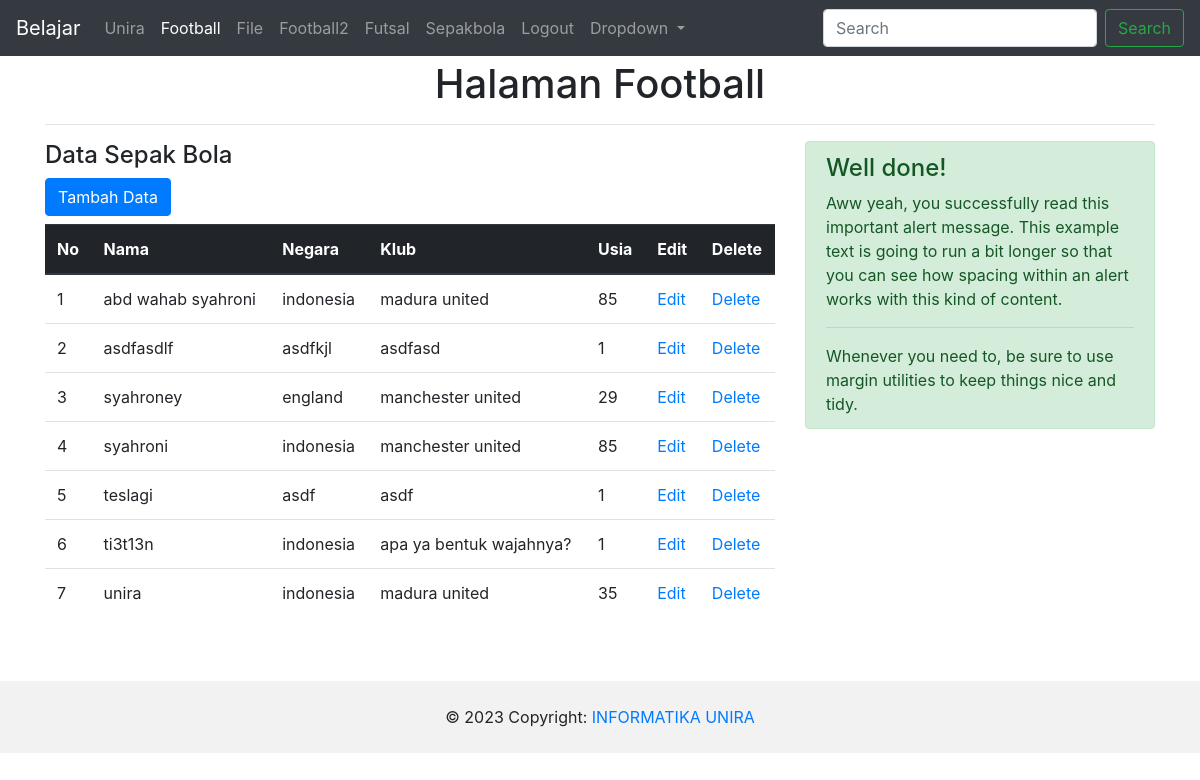
The page /admin.php?menu=football (signed in) on the database its author committed.
### tables this page shows
CREATE TABLE `footballer` (
  `id_footballer` int(11) NOT NULL,
  `nama` varchar(75) NOT NULL,
  `negara` varchar(50) NOT NULL,
  `klub` varchar(50) NOT NULL,
  `usia` int(3) NOT NULL
);

### page/football/football.php (the view, shortened to what this page needs)
<?php
include "koneksi.php";
$action=isset($_GET['submenu'])? $_GET['submenu'] :'';
switch($action){
default:
?>
<h1 class="text-center" style="margin-top:60px;"> Halaman Football</h1>
<hr/>
<div class="row">
	<div class="col-sm-8">
	  <h4>Data Sepak Bola</h4>
	  <a href="?menu=football&submenu=tambah" class="btn btn-primary mb-2">Tambah Data</a>
	 <div class="table-responsive ">
	 <table class="table table-hover">
	  <thead class="thead-dark">
		<tr>
			<th>No</th>
			<th>Nama</th>
			<th>Negara</th>
			<th>Klub</th>
			<th>Usia</th>
			<th>Edit</th>
			<th>Delete</th>
		</tr>
	  </thead>
	  <tbody>
	<?php
	$query=mysqli_query($koneksi, "SELECT * FROM footballer ORDER BY nama asc");
	$no=1;
	while($d=mysqli_fetch_assoc($query)){
	?>
		<tr>
			<td><?= $no; ?></td>
			<td><?= $d['nama']; ?></td>
			<td><?= strtolower($d['negara']); ?></td>
			<td><?= $d['klub']; ?></td>
			<td><?= $d['usia']; ?></td>
			<td><a href="?menu=football&submenu=edit&id=<?= $d['id_footballer'];?>">Edit</a></td>
			<td>
				<a href="?menu=football&submenu=hapus&id=<?= $d['id_footballer'];?>"
				onClick="return confirm('Yakin mau di hapus?');">Delete</a>
			</td>
		</tr>
	<?php
	$no++;
	}
	?>
	  </tbody>
	 </table>
	 </div>
	</div>
	<div class="col-sm-4">
		  <div class="alert alert-success" role="alert">
			<h4 class="alert-heading">Well done!</h4>
			<p>Aww yeah, you successfully read this important alert message. This example text is going to run a bit longer so that you can see how spacing within an alert works with this kind of content.</p>
			<hr>
			<p class="mb-0">Whenever you need to, be sure to use margin utilities to keep things nice and tidy.</p>
		  </div>
	</div>
  </div>
<?php
break;
?>
<?php
}

### rows shown on the page
footballer: nama "abd wahab syahroni", negara "indonesia", klub "madura united", usia "85"
footballer: nama "asdfasdlf", negara "asdfkjl", klub "asdfasd", usia "1"
footballer: nama "syahroney", negara "england", klub "manchester united", usia "29"
footballer: nama "syahroni", negara "indonesia", klub "manchester united", usia "85"
footballer: nama "teslagi", negara "asdf", klub "asdf", usia "1"
footballer: nama "ti3t13n", negara "indonesia", klub "apa ya bentuk wajahnya?", usia "1"
footballer: nama "unira", negara "indonesia", klub "madura united", usia "35"
